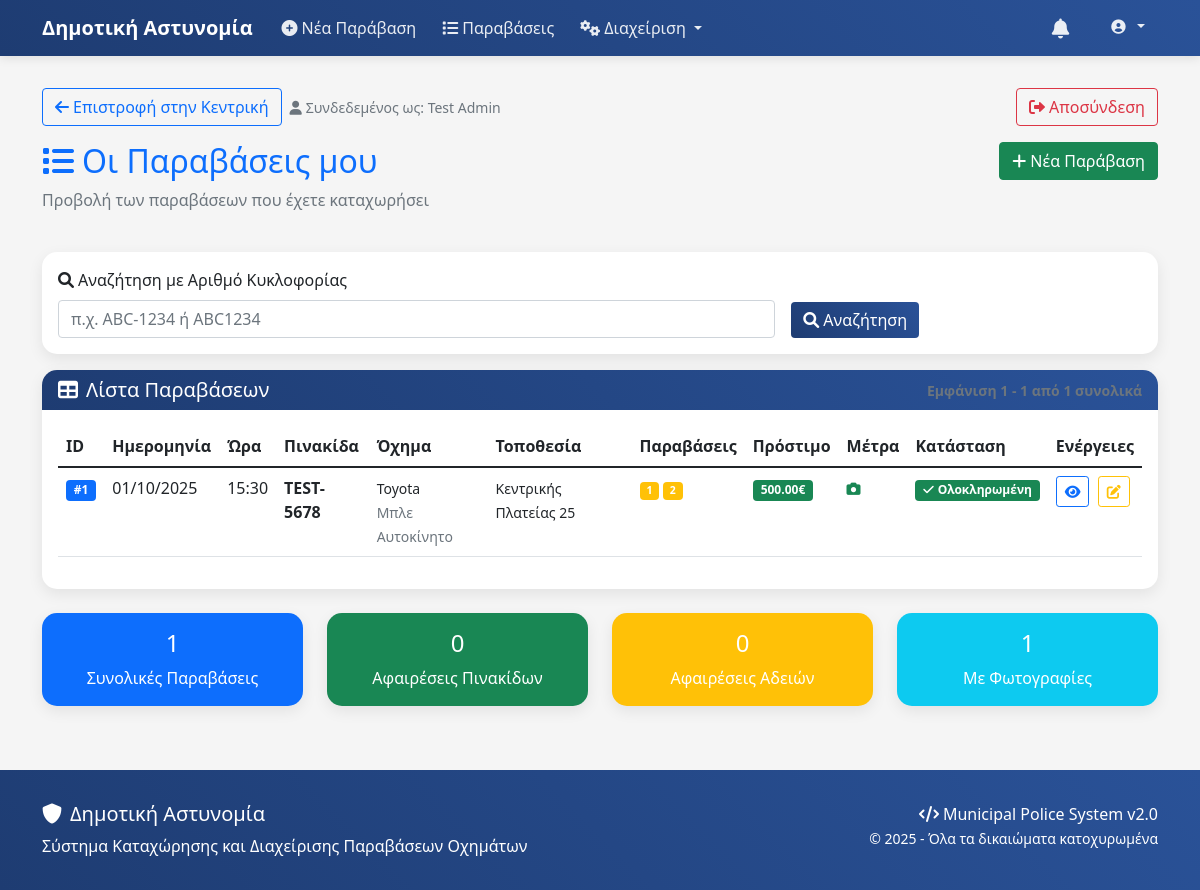
The app's page /violations (signed in) with its own data.
### app.py (models this page shows, shortened)
class User(db.Model):
    id = db.Column(db.Integer, primary_key=True)
    username = db.Column(db.String(50), unique=True, nullable=False)
    email = db.Column(db.String(100), unique=True, nullable=False)
    password_hash = db.Column(db.String(255), nullable=False)
    first_name = db.Column(db.String(50), nullable=False)
    last_name = db.Column(db.String(50), nullable=False)
    rank = db.Column(db.String(50), nullable=False)  # Βαθμός
    role = db.Column(db.String(20), nullable=False, default='officer')  # 'admin', 'poweruser', 'officer'
    is_active = db.Column(db.Boolean, default=True)
    created_at = db.Column(db.DateTime, default=datetime.utcnow)
    violations = db.relationship('Violation', backref='officer', lazy=True)
    sent_messages = db.relationship('Message', foreign_keys='Message.sender_id', backref='sender', lazy=True)
    received_messages = db.relationship('MessageRecipient', backref='recipient_user', lazy=True)

class Violation(db.Model):
    id = db.Column(db.Integer, primary_key=True)
    license_plate = db.Column(db.String(20), nullable=False)
    vehicle_brand = db.Column(db.String(50), nullable=False)
    vehicle_color = db.Column(db.String(50), nullable=False)
    vehicle_type = db.Column(db.String(20), nullable=False)
    violation_date = db.Column(db.Date, nullable=False)
    violation_time = db.Column(db.Time, nullable=False)
    street = db.Column(db.String(100), nullable=False)
    street_number = db.Column(db.String(10), nullable=False)
    selected_violations = db.Column(db.Text, nullable=False)  # JSON string
    plates_removed = db.Column(db.Boolean, default=False)
    license_removed = db.Column(db.Boolean, default=False)
    registration_removed = db.Column(db.Boolean, default=False)
    photo_filename = db.Column(db.String(255), nullable=True)
    driver_last_name = db.Column(db.String(50), nullable=True)
    driver_first_name = db.Column(db.String(50), nullable=True)
    driver_father_name = db.Column(db.String(50), nullable=True)
    driver_afm = db.Column(db.String(20), nullable=True)
    driver_signature = db.Column(db.Text, nullable=True)  # Base64 encoded signature
    violation_articles = db.Column(db.Text, nullable=True)  # JSON string με άρθρα
    total_fine_amount = db.Column(db.Numeric(8,2), nullable=True)  # Συνολικό ποσό προστίμου
    fine_breakdown = db.Column(db.Text, nullable=True)  # JSON string με ανάλυση προστίμων
    officer_id = db.Column(db.Integer, db.ForeignKey('user.id'), nullable=False)
    created_at = db.Column(db.DateTime, default=datetime.utcnow)
    updated_at = db.Column(db.DateTime, default=datetime.utcnow, onupdate=datetime.utcnow)
    def get_selected_violations_list(self):
        try:
            return json.loads(self.selected_violations)
        except:
            return []

### app.py (the view, shortened to what this page needs)
@app.route('/violations')
@login_required
def view_violations():
    page = request.args.get('page', 1, type=int)
    search_plate = request.args.get('search_plate', '', type=str).strip()
    per_page = 50  # Αριθμός παραβάσεων ανά σελίδα
    query = Violation.query
    violations = query.order_by(Violation.id.desc()).paginate(
        page=page,
        per_page=per_page,
        error_out=False
    )
    user = User.query.get(session['user_id'])
    return render_template('violations_list_v2.html', violations=violations, user=user)

### app.py (called while the page is built)
def login_required(f):
    @wraps(f)
    def decorated_function(*args, **kwargs):
        if 'user_id' not in session:
            flash('Παρακαλώ συνδεθείτε για να συνεχίσετε.', 'warning')
            return redirect(url_for('login'))
        return f(*args, **kwargs)
    return decorated_function

### templates/violations_list_v2.html (shortened to what this page needs)
{% extends "base_v2.html" %}
{% block content %}
<div class="row mb-3">
    <div class="col-12">
        <div class="d-flex justify-content-between align-items-center">
            <div class="d-flex align-items-center">
                <a href="{{ url_for('dashboard') }}" class="btn btn-outline-primary me-2">
                    <i class="fas fa-arrow-left me-1"></i>Επιστροφή στην Κεντρική
                </a>
                <small class="text-muted">
                    <i class="fas fa-user me-1"></i>Συνδεδεμένος ως: {{ user.first_name }} {{ user.last_name }}
                </small>
            </div>
            <a href="{{ url_for('logout') }}" class="btn btn-outline-danger">
                <i class="fas fa-sign-out-alt me-1"></i>Αποσύνδεση
            </a>
        </div>
    </div>
</div>
<div class="row mb-4">
    <div class="col-md-8">
        <h2 class="text-primary">
            <i class="fas fa-list me-2"></i>Οι Παραβάσεις μου
        </h2>
        <p class="text-muted">Προβολή των παραβάσεων που έχετε καταχωρήσει</p>
    </div>
    <div class="col-md-4 text-end">
        <a href="{{ url_for('index') }}" class="btn btn-success">
            <i class="fas fa-plus me-1"></i>Νέα Παράβαση
        </a>
    </div>
</div>
<div class="row mb-3">
    <div class="col-12">
        <div class="card">
            <div class="card-body">
                <form method="GET" action="{{ url_for('view_violations') }}" class="row g-3">
                    <div class="col-md-8">
                        <label for="search_plate" class="form-label">
                            <i class="fas fa-search me-1"></i>Αναζήτηση με Αριθμό Κυκλοφορίας
                        </label>
                        <input type="text"
                               class="form-control"
                               id="search_plate"
                               name="search_plate"
                               value="{{ request.args.get('search_plate', '') }}"
                               placeholder="π.χ. ABC-1234 ή ABC1234">
                    </div>
                    <div class="col-md-4 d-flex align-items-end">
                        <button type="submit" class="btn btn-primary me-2">
                            <i class="fas fa-search me-1"></i>Αναζήτηση
                        </button>
                    </div>
                </form>
            </div>
        </div>
    </div>
</div>
{% if violations.items %}
<div class="row">
    <div class="col-12">
        <div class="card">
            <div class="card-header d-flex justify-content-between align-items-center">
                <h5 class="mb-0">
                    <i class="fas fa-table me-2"></i>Λίστα Παραβάσεων
                </h5>
                <small class="text-muted">
                    Εμφάνιση {{ violations.page * violations.per_page - violations.per_page + 1 }} -
                    {{ violations.page * violations.per_page if violations.page * violations.per_page <= violations.total else violations.total }}
                    από {{ violations.total }} συνολικά
                </small>
            </div>
            <div class="card-body">
                <div class="table-responsive">
                    <table class="table table-hover">
                        <thead>
                            <tr>
                                <th>ID</th>
                                <th>Ημερομηνία</th>
                                <th>Ώρα</th>
                                <th>Πινακίδα</th>
                                <th>Όχημα</th>
                                <th>Τοποθεσία</th>
                                <th>Παραβάσεις</th>
                                <th>Πρόστιμο</th>
                                <th>Μέτρα</th>
                                <th>Κατάσταση</th>
                                <th>Ενέργειες</th>
                            </tr>
                        </thead>
                        <tbody>
                            {% for violation in violations.items %}
                            <tr>
                                <td>
                                    <span class="badge bg-primary">#{{ violation.id }}</span>
                                </td>
                                <td>{{ violation.violation_date.strftime('%d/%m/%Y') }}</td>
                                <td>{{ violation.violation_time.strftime('%H:%M') }}</td>
                                <td>
                                    <strong>{{ violation.license_plate }}</strong>
                                </td>
                                <td>
                                    <small>
                                        {{ violation.vehicle_brand }}<br>
                                        <span class="text-muted">{{ violation.vehicle_color }} {{ violation.vehicle_type }}</span>
                                    </small>
                                </td>
                                <td>
                                    <small>{{ violation.street }} {{ violation.street_number }}</small>
                                </td>
                                <td>
                                    {% set selected_violations = violation.get_selected_violations_list() %}
                                    <small>
                                        {% for violation_code in selected_violations[:2] %}
                                            <span class="badge bg-warning">{{ violation_code }}</span>
                                        {% endfor %}
                                    </small>
                                </td>
                                <td>
                                    {% if violation.total_fine_amount %}
                                        <span class="badge bg-success">{{ violation.total_fine_amount }}€</span>
                                    {% else %}
                                        <span class="text-muted">-</span>
                                    {% endif %}
                                </td>
                                <td>
                                    <small>
                                        {% if violation.photo_filename %}
                                            <i class="fas fa-camera text-success" title="Φωτογραφία"></i>
                                        {% endif %}
                                    </small>
                                </td>
                                <td>
                                    {% if violation.created_at.date() == violation.updated_at.date() %}
                                        <span class="badge bg-success">
                                            <i class="fas fa-check me-1"></i>Ολοκληρωμένη
                                        </span>
                                    {% else %}
                                        <span class="badge bg-warning">
                                            <i class="fas fa-edit me-1"></i>Επεξεργασμένη
                                        </span>
                                    {% endif %}
                                </td>
                                <td>
                                    <a href="{{ url_for('view_violation', violation_id=violation.id) }}"
                                       class="btn btn-sm btn-outline-primary me-1" title="Προβολή">
                                        <i class="fas fa-eye"></i>
                                    </a>
                                    {% if user.can_manage_users %}
                                    <a href="{{ url_for('edit_violation', violation_id=violation.id) }}"
                                       class="btn btn-sm btn-outline-warning" title="Επεξεργασία">
                                        <i class="fas fa-edit"></i>
                                    </a>
                                    {% endif %}
                                </td>
                            </tr>
                            {% endfor %}
                        </tbody>
                    </table>
                </div>
            </div>
        </div>
    </div>
</div>
<div class="row mt-4">
    <div class="col-md-3">
        <div class="card bg-primary text-white">
            <div class="card-body text-center">
                <h4>{{ violations.total }}</h4>
                <p class="mb-0">Συνολικές Παραβάσεις</p>
            </div>
        </div>
    </div>
    <div class="col-md-3">
        <div class="card bg-success text-white">
            <div class="card-body text-center">
                <h4>{{ violations.items|selectattr('plates_removed')|list|length }}</h4>
                <p class="mb-0">Αφαιρέσεις Πινακίδων</p>
            </div>
        </div>
    </div>
    <div class="col-md-3">
        <div class="card bg-warning text-white">
            <div class="card-body text-center">
                <h4>{{ violations.items|selectattr('license_removed')|list|length }}</h4>
                <p class="mb-0">Αφαιρέσεις Αδειών</p>
            </div>
        </div>
    </div>
    <div class="col-md-3">
        <div class="card bg-info text-white">
            <div class="card-body text-center">
                <h4>{{ violations.items|selectattr('photo_filename')|list|length }}</h4>
                <p class="mb-0">Με Φωτογραφίες</p>
            </div>
        </div>
    </div>
</div>
{% endif %}
{% endblock %}

### templates/base_v2.html (style rules this page uses)
:root { --primary-color: #1e3c72; --secondary-color: #2a5298; --accent-color: #f8f9fa; }
body { background-color: #f5f5f5; font-family: 'Segoe UI', Tahoma, Geneva, Verdana, sans-serif; }
.card { border: none; border-radius: 15px; box-shadow: 0 5px 15px rgba(0,0,0,0.08); transition: transform 0.2s; }
.card-header { background: linear-gradient(45deg, var(--primary-color), var(--secondary-color)); color: white; border-radius: 15px 15px 0 0 !important; border: none; font-weight: 600; }
.btn-primary { background: linear-gradient(45deg, var(--primary-color), var(--secondary-color)); border: none; font-weight: 500; }

### records on screen
User: first_name "Test", last_name "Admin"
Violation: id "1", violation_date "01/10/2025", violation_time "15:30", license_plate "TEST-5678", vehicle_brand "Toyota", vehicle_color "Μπλε", vehicle_type "Αυτοκίνητο", street "Κεντρικής Πλατείας", street_number "25", 2 "1" "2", total_fine_amount "500.00", shows "Ολοκληρωμένη"

### other values on screen
{{ violations.page * violations.per_page - violations.per_page + 1 }} "1"
{{ violations.total }} "1"
{{ violations.items|selectattr('plates_removed')|list|length }} "0"
{{ violations.items|selectattr('license_removed')|list|length }} "0"
{{ violations.items|selectattr('photo_filename')|list|length }} "1"
